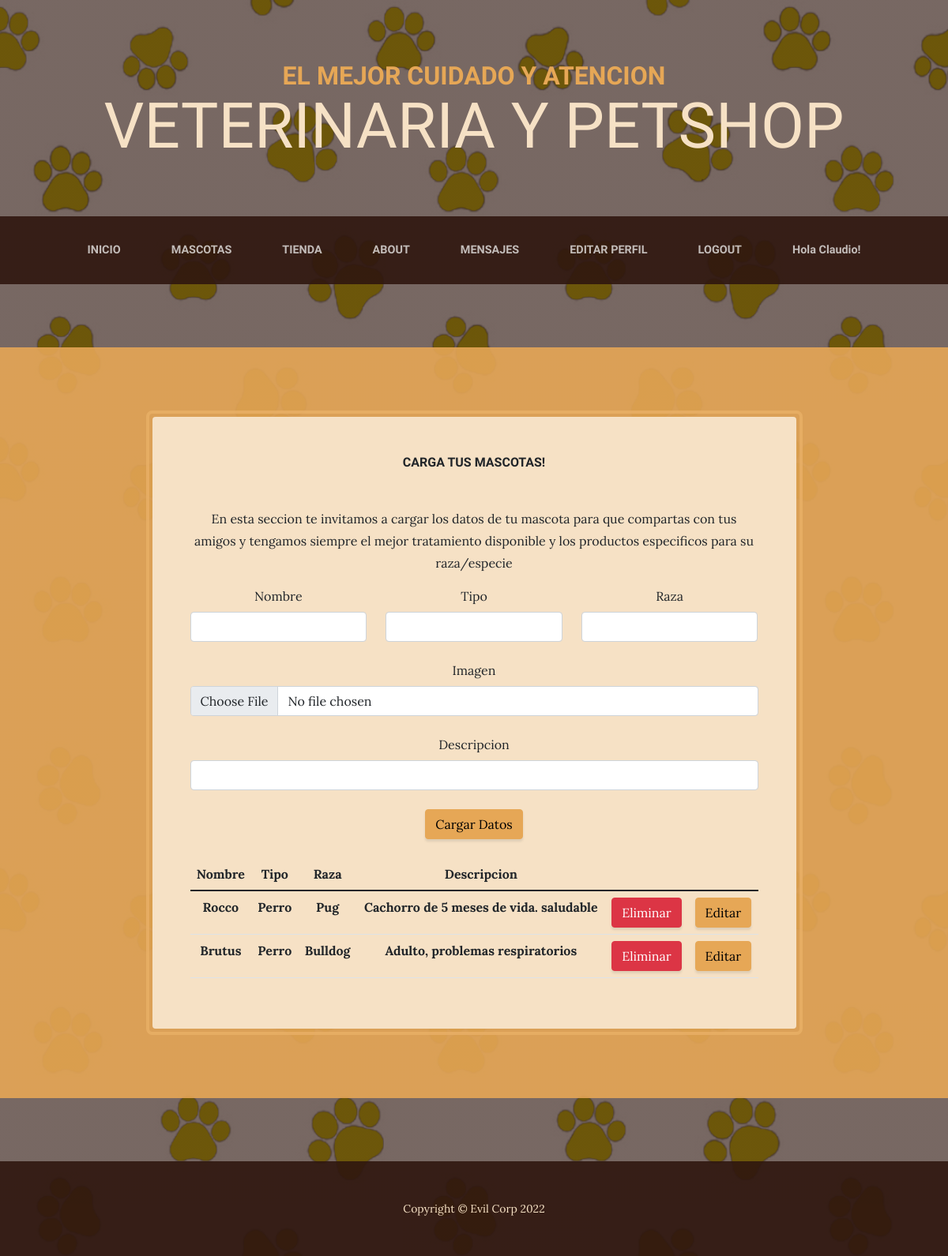
Before: /appmascotas/mascotas/ (signed in) with the older database file.
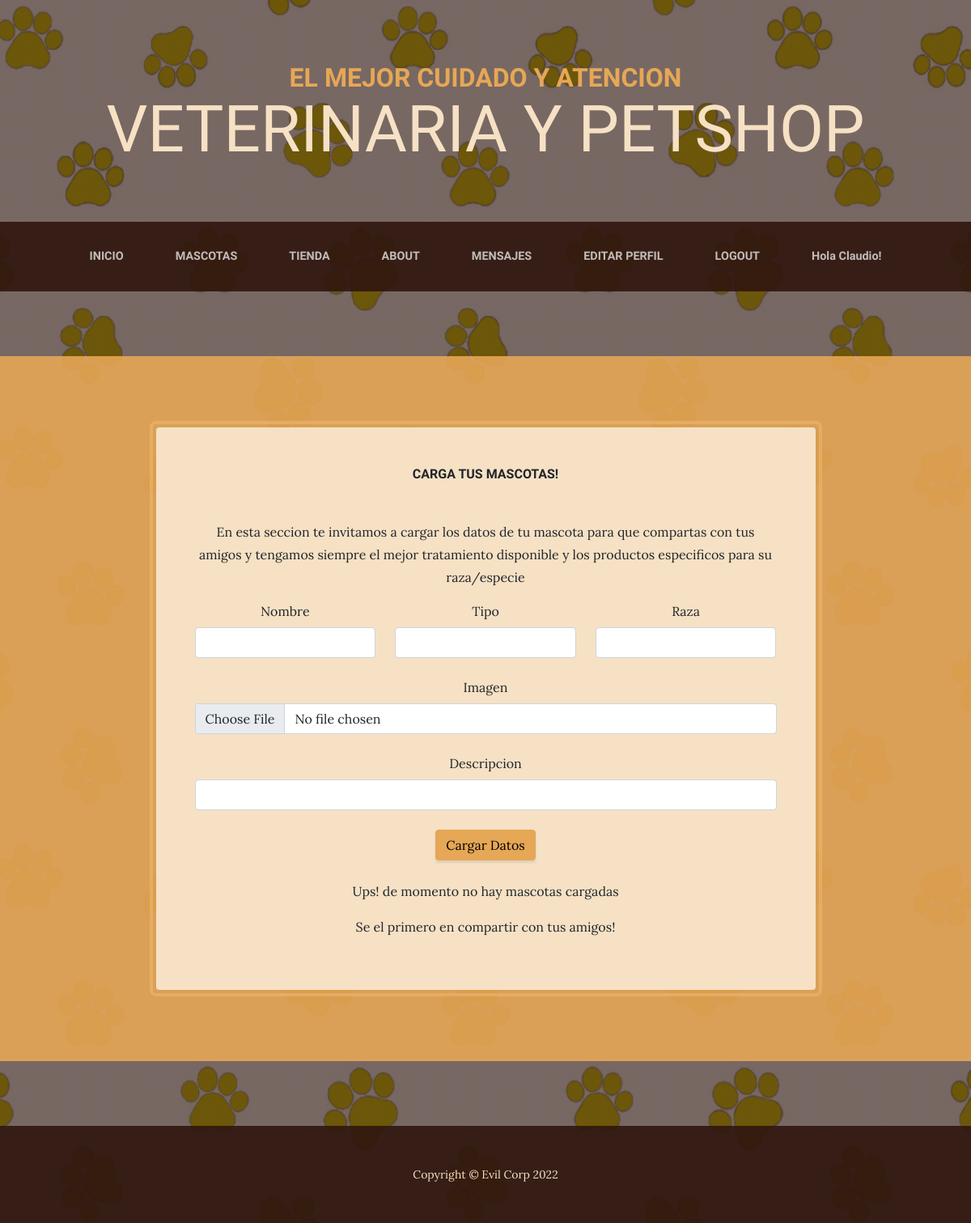
After: the same page with the newer database file.
### appmascotas/models.py (models this page shows, shortened)
class mascotas(models.Model):
    id = models.AutoField(primary_key=True)
    nombre = models.CharField(max_length=100, verbose_name= 'Nombre')
    tipo = models.CharField(max_length=100, verbose_name= 'Tipo')
    imagen = models.ImageField(default='null', verbose_name="mascotas",upload_to="mascotas")
    descripcion = models.TextField(verbose_name= 'Descripción', null=True)
    raza = models.CharField(verbose_name= 'Raza', max_length=100, null=True)

### appmascotas/views.py (the view, shortened to what this page needs)
# urls.py: path('mascotas/', vista_mascotas, name="vet-mascotas"),
@login_required #decoradores para proteger las funciones, para las clases usar LoginRequiredMixin
def vista_mascotas(request):
    Mascotas = mascotas.objects.all()
    formulario = MascotaFormulario()
    contexto = {"mascotas":Mascotas, "mascota":formulario}
    return render(request, "cargatumascota.html", contexto)

### appmascotas/forms.py
class MascotaFormulario(ModelForm):
    nombre = CharField(widget= TextInput(attrs={"class": 'form-control'}), required=True )
    tipo = CharField(widget= TextInput(attrs={"class": 'form-control'}))
    imagen = ImageField(widget= FileInput( attrs={ "class": 'form-control'}))
    descripcion = CharField(widget=TextInput(attrs={"class": 'form-control'}))
    raza = CharField(widget= TextInput(attrs={"class": 'form-control'}))
    class Meta:
        model = mascotas
        fields = [
            'nombre',
            'tipo',
            'imagen',
            'descripcion',
            'raza'
        ]

### appmascotas/templates/cargatumascota.html (shortened to what this page needs)
{% extends 'apptienda/base.html' %} {% load static %} {% block titulo %} Carga
tus mascotas! {% endblock %} {% block Contenido %}
<p>
  En esta seccion te invitamos a cargar los datos de tu mascota para que
  compartas con tus amigos y tengamos siempre el mejor tratamiento disponible y
  los productos especificos para su raza/especie
</p>
<form method="POST">
  <div class="row">
    <div class="col-12 col-md-4 mb-4 mb-md-0">
      <label class="form-label">
        Nombre
      </label>
      {{ mascota.nombre }}
    </div>
    <div class="col-12 col-md-4 mb-4 mb-md-0">
      <label class="form-label">
        Tipo
      </label>
      {{ mascota.tipo }}
    </div>
    <div class="col-12 col-md-4 mb-4 mb-md-0">
      <label class="form-label text-capitalize">
        raza
      </label>
      {{ mascota.raza }}
    </div>
    <div class="col-12 my-4">
      <label class="form-label text-capitalize">
        Imagen
      </label>
      {{ mascota.imagen }}
    </div>
    <div class="col-12 mb-4 mb-md-0">
      <label class="form-label text-capitalize">
        descripcion
      </label>
      {{ mascota.descripcion }}
    </div>
  </div>
  <div class="row mt-4">
    <div class="col-12">
      <input type="submit" class="btn btn-primary" value="Cargar Datos" />
    </div>
  </div>
</form>
{% if mascotas %}
<div class="table-responsive mt-4">
  <table class="table caption-top">
    <thead>
      <tr>
        <th>Nombre</th>
        <th>Tipo</th>
        <th>Raza</th>
        <th>Descripcion</th>
        <th></th>
        <th></th>
      </tr>
    </thead>
    <tbody>
      {% for item in mascotas %}
      <tr>
        <th>
          {{ item.nombre }}
        </th>
        <th>
          {{ item.tipo }}
        </th>
        <th>
          {{ item.raza }}
        </th>
        <th>
          {{ item.descripcion }}
        </th>
        <th>
          <a href="{% url 'mascota-borrar' item.id %}" class="btn btn-danger">
            Eliminar
          </a>
        </th>
        <th>
          <a href="{% url 'mascota-editar' item.id %}" class="btn btn-primary">
            Editar
          </a>
        </th>
      </tr>
      {% endfor %}
    </tbody>
  </table>
</div>
{% else %}
<p class="mt-4">Ups! de momento no hay mascotas cargadas</p>
<p>Se el primero en compartir con tus amigos!</p>
{% endif %} {% endblock %}

Changed rows visible on the page:
removed mascotas: nombre "Rocco", tipo "Perro", raza "Pug", descripcion "Cachorro de 5 meses de vida. saludable"
removed mascotas: nombre "Brutus", tipo "Perro", raza "Bulldog", descripcion "Adulto, problemas respiratorios"
Other visible differences:
text no longer shown: "Nombre Tipo Raza Descripcion"
text now shown: "Ups! de momento no hay mascotas cargadas Se el primero en compartir con tus amigos!"
